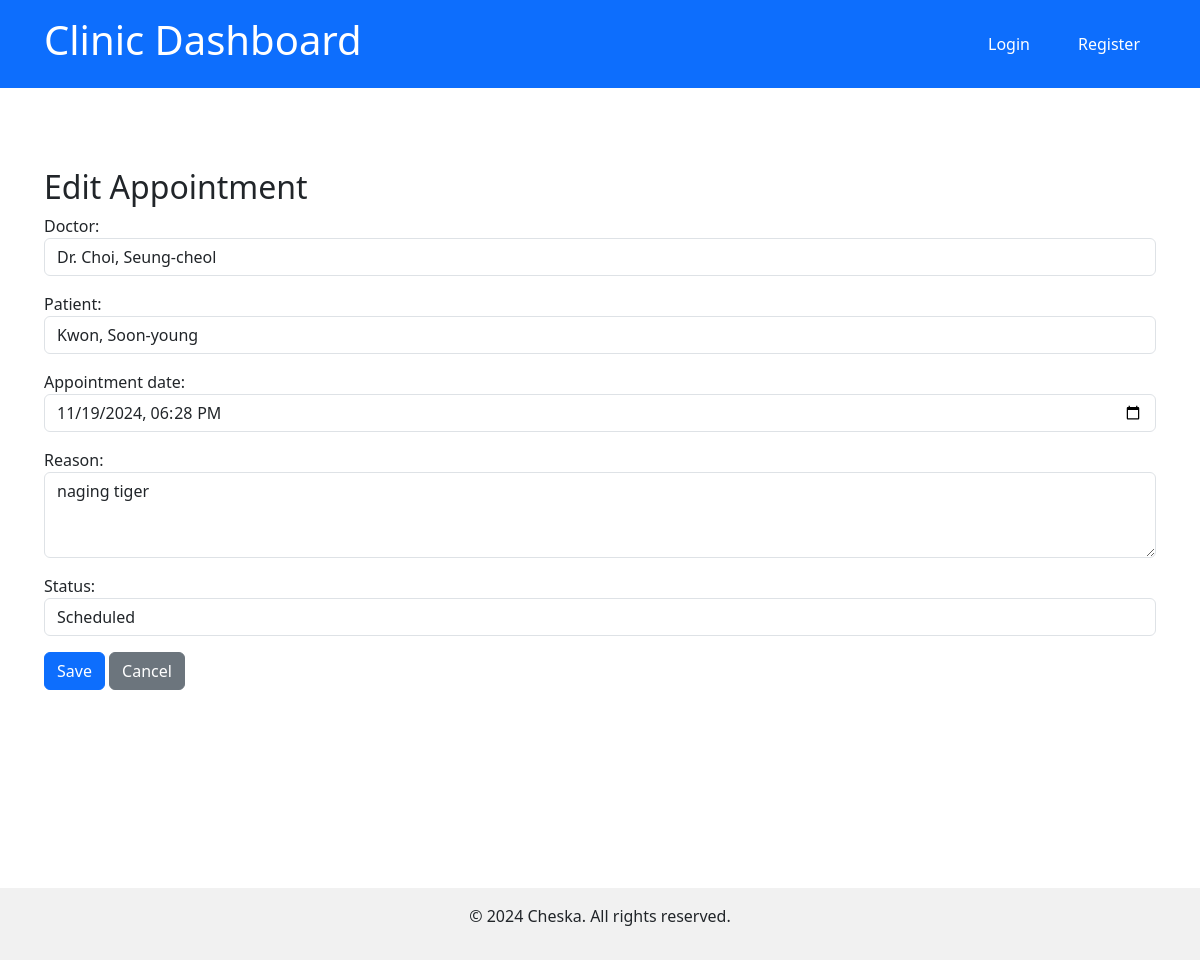
The page /appointments/1/update/ on the database its author committed.
### clinicapp/models.py (models this page shows, shortened)
class Appointment(models.Model):
    appointment_id = models.AutoField(primary_key=True)
    doctor = models.ForeignKey(Doctor, on_delete=models.CASCADE, related_name='appointments')
    patient = models.ForeignKey(Patient, on_delete=models.CASCADE, related_name='appointments')
    appointment_date = models.DateTimeField()
    reason = models.TextField(null=True, blank=True)
    status = models.CharField(
        max_length=20,
        choices=[
            ('Scheduled', 'Scheduled'),
            ('Completed', 'Completed'),
            ('Cancelled', 'Cancelled')
        ],
        default='Scheduled'
    )

### clinicapp/views.py (the view)
# urls.py: path('appointments/<int:pk>/update/', views.appointment_update, name='appointment_update'),
def appointment_update(request, pk):
    appointment = get_object_or_404(Appointment, pk=pk)
    if request.method == 'POST':
        form = AppointmentForm(request.POST, instance=appointment)
        if form.is_valid():
            form.save()
            return redirect('appointment_list')
    else:
        form = AppointmentForm(instance=appointment)
    return render(request, 'appointments/appointment_form.html', {'form': form})

### clinicapp/forms.py
class AppointmentForm(forms.ModelForm):
    class Meta:
        model = Appointment
        fields = ['doctor', 'patient', 'appointment_date', 'reason', 'status']
        widgets = {
            'appointment_date': forms.DateTimeInput(attrs={'type': 'datetime-local', 'class': 'form-control'}),
            'reason': forms.Textarea(attrs={'class': 'form-control', 'rows': 3}),
            'doctor': forms.Select(attrs={'class': 'form-control'}),
            'patient': forms.Select(attrs={'class': 'form-control'}),
            'status': forms.Select(attrs={'class': 'form-control'}),
        }

### clinicapp/models.py (called while the page is built)
    def __str__(self):
        return f"Dr. {self.last_name}, {self.first_name}"

    def __str__(self):
        return f"{self.last_name}, {self.first_name}"

### templates/appointments/appointment_form.html (shortened to what this page needs)
{% extends 'base.html' %}
{% block content %}
<div class="container mt-5">
    <h2>{{ form.instance.pk|yesno:"Edit Appointment,Create Appointment" }}</h2>
    <form method="post">
        {{ form.as_p }}
        <button type="submit" class="btn btn-primary">Save</button>
        <a href="{% url 'appointment_list' %}" class="btn btn-secondary">Cancel</a>
    </form>
</div>
{% endblock %}

### static/css/style.css (style rules this page uses)
body { font-family: Arial, sans-serif; margin: 0; padding: 0; box-sizing: border-box; }

### rows shown on the page
Appointment: instance.pk "Edit Appointment", doctor "Dr. Choi, Seung-cheol", patient "Kwon, Soon-young", appointment_date "11/19/2024 18:28", reason "naging tiger", status "Scheduled"
